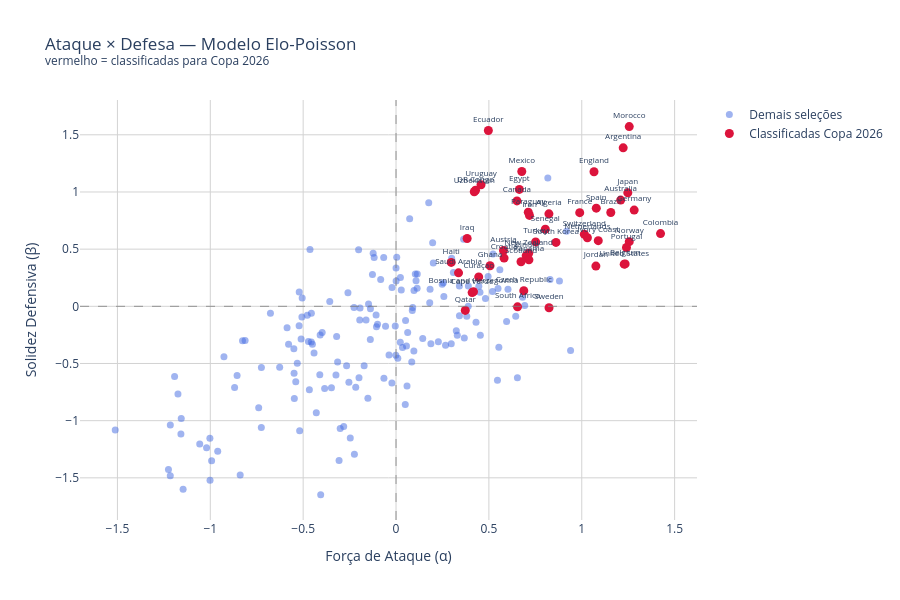

The notebook cell saved with this chart:
### Markdown cell above
## 4. Análise dos parâmetros

Scatter de força de ataque (α) versus solidez defensiva (β) para todas as seleções treinadas. As 48 classificadas para a Copa 2026 são destacadas em vermelho.

### Code cell
cup_teams = {t for grp in GROUPS.values() for t in grp}
others = params[~params.index.isin(cup_teams)]
cup = params[params.index.isin(cup_teams)]

fig = go.Figure()
fig.add_trace(
    go.Scatter(
        x=others["alpha"],
        y=others["beta"],
        mode="markers",
        marker={"color": "royalblue", "size": 7, "opacity": 0.5},
        name="Demais seleções",
    )
)
fig.add_trace(
    go.Scatter(
        x=cup["alpha"],
        y=cup["beta"],
        mode="markers+text",
        marker={"color": "crimson", "size": 9},
        text=cup.index,
        textposition="top center",
        textfont={"size": 8},
        name="Classificadas Copa 2026",
    )
)
fig.add_hline(y=0, line_width=0.8, line_dash="dash", line_color="gray")
fig.add_vline(x=0, line_width=0.8, line_dash="dash", line_color="gray")
fig.update_layout(
    title=(
        "Ataque × Defesa — Modelo Elo-Poisson"
        "<br><sup>vermelho = classificadas para Copa 2026</sup>"
    ),
    xaxis_title="Força de Ataque (α)",
    yaxis_title="Solidez Defensiva (β)",
    height=600,
    plot_bgcolor="white",
    paper_bgcolor="white",
)
fig.update_xaxes(showgrid=True, gridcolor="lightgrey", zeroline=False)
fig.update_yaxes(showgrid=True, gridcolor="lightgrey", zeroline=False)
fig.show()

### Figure 1 — Plotly figure (JSON) as saved in the notebook; plotly's stock layout.template omitted (floating-point values rounded to 4 significant figures; data arrays with more than 128 entries replaced by an {"elided": "..."} marker saying what was removed)
{"data": [{"marker": {"color": "royalblue", "opacity": 0.5, "size": 7}, "mode": "markers", "name": "Demais seleções", "type": "scatter", "x": {"elided": "163 float values"}, "y": {"elided": "163 float values"}}, {"marker": {"color": "crimson", "size": 9}, "mode": "markers+text", "name": "Classificadas Copa 2026", "text": ["Morocco", "Argentina", "England", "Japan", "Australia", "Germany", "Colombia", "Ecuador", "Brazil", "Spain", "Mexico", "Norway", "France", "Portugal", "Egypt", "Ivory Coast", "Switzerland", "Algeria", "Netherlands", "Belgium", "United States", "Canada", "Paraguay", "Uruguay", "Iran", "Senegal", "DR Congo", "Jordan", "Uzbekistan", "South Korea", "Turkey", "New Zealand", "Tunisia", "Panama", "Austria", "Scotland", "Croatia", "Iraq", "Ghana", "Czech Republic", "Sweden", "Curaçao", "Haiti", "South Africa", "Saudi Arabia", "Bosnia and Herzegovina", "Cape Verde", "Qatar"], "textfont": {"size": 8}, "textposition": "top center", "type": "scatter", "x": [1.256, 1.223, 1.066, 1.248, 1.21, 1.282, 1.424, 0.497, 1.156, 1.078, 0.6771, 1.256, 0.9891, 1.241, 0.664, 1.089, 1.014, 0.8232, 1.03, 1.234, 1.229, 0.6512, 0.7122, 0.4576, 0.7185, 0.8039, 0.4281, 1.076, 0.4213, 0.8612, 0.7517, 0.7142, 0.7008, 0.7155, 0.5787, 0.673, 0.5818, 0.3829, 0.5061, 0.6879, 0.8238, 0.4452, 0.297, 0.6543, 0.3365, 0.4172, 0.4098, 0.3728], "y": [1.572, 1.386, 1.177, 0.9924, 0.9289, 0.8418, 0.6359, 1.538, 0.8204, 0.8588, 1.179, 0.5658, 0.8192, 0.5144, 1.022, 0.5741, 0.6302, 0.8088, 0.6002, 0.3709, 0.3687, 0.922, 0.8224, 1.063, 0.7954, 0.6749, 1.015, 0.3517, 1.002, 0.5591, 0.5633, 0.4636, 0.4427, 0.4063, 0.4882, 0.3898, 0.4219, 0.5932, 0.355, 0.1366, -0.01277, 0.2561, 0.384, -0.004272, 0.2927, 0.1283, 0.1203, -0.03576]}], "layout": {"height": 600, "paper_bgcolor": "white", "plot_bgcolor": "white", "shapes": [{"line": {"color": "gray", "dash": "dash", "width": 0.8}, "type": "line", "x0": 0, "x1": 1, "xref": "x domain", "y0": 0, "y1": 0, "yref": "y"}, {"line": {"color": "gray", "dash": "dash", "width": 0.8}, "type": "line", "x0": 0, "x1": 0, "xref": "x", "y0": 0, "y1": 1, "yref": "y domain"}], "title": {"text": "Ataque × Defesa — Modelo Elo-Poisson<br><sup>vermelho = classificadas para Copa 2026</sup>"}, "xaxis": {"gridcolor": "lightgrey", "showgrid": true, "title": {"text": "Força de Ataque (α)"}, "zeroline": false}, "yaxis": {"gridcolor": "lightgrey", "showgrid": true, "title": {"text": "Solidez Defensiva (β)"}, "zeroline": false}}}
